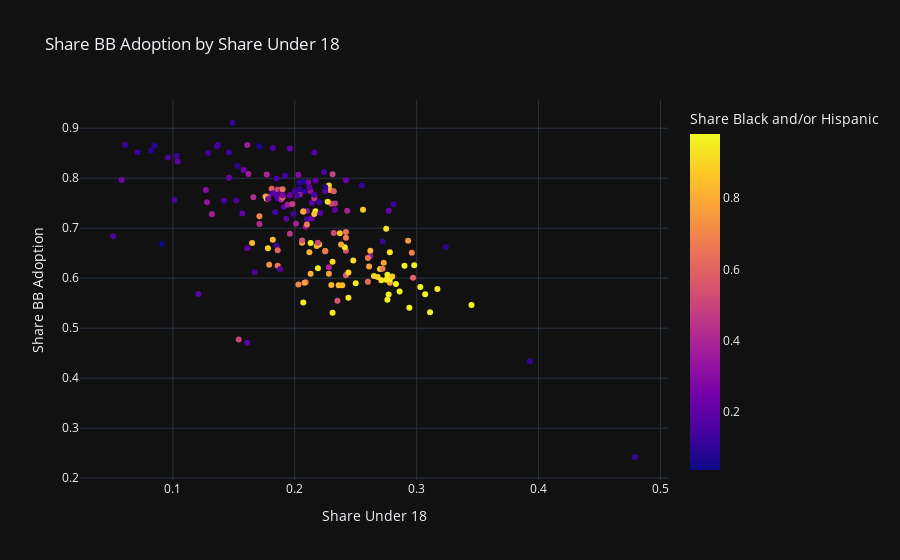

The notebook cell saved with this chart:
### Code cell
plot_cols(
    data=data,
    x='Share Under 18',
    y='Share BB Adoption',
    color='Share Black and/or Hispanic',
    size=None
)

### Figure 1 — Plotly figure (JSON) as saved in the notebook; plotly's stock layout.template omitted (floating-point values rounded to 4 significant figures; data arrays with more than 128 entries replaced by an {"elided": "..."} marker saying what was removed)
{"data": [{"customdata": {"elided": "188x3 mixed values"}, "hovertemplate": "<b>%{hovertext}</b><br><br>Share Under 18=%{x}<br>Share BB Adoption=%{y}<br>Total Population=%{customdata[0]}<br>Share Black and/or Hispanic=%{marker.color}<br>Borough=%{customdata[2]}<extra></extra>", "hovertext": {"elided": "188 str values"}, "legendgroup": "", "marker": {"color": {"elided": "188 float values"}, "coloraxis": "coloraxis", "symbol": "circle"}, "mode": "markers", "name": "", "orientation": "v", "showlegend": false, "type": "scatter", "x": {"elided": "188 float values"}, "xaxis": "x", "y": {"elided": "188 float values"}, "yaxis": "y"}], "layout": {"coloraxis": {"colorbar": {"title": {"text": "Share Black and/or Hispanic"}}, "colorscale": [[0, "#0d0887"], [0.1111, "#46039f"], [0.2222, "#7201a8"], [0.3333, "#9c179e"], [0.4444, "#bd3786"], [0.5556, "#d8576b"], [0.6667, "#ed7953"], [0.7778, "#fb9f3a"], [0.8889, "#fdca26"], [1, "#f0f921"]]}, "legend": {"tracegroupgap": 0}, "title": {"text": "Share BB Adoption by Share Under 18"}, "xaxis": {"anchor": "y", "domain": [0, 1], "title": {"text": "Share Under 18"}}, "yaxis": {"anchor": "x", "domain": [0, 1], "title": {"text": "Share BB Adoption"}}}}
